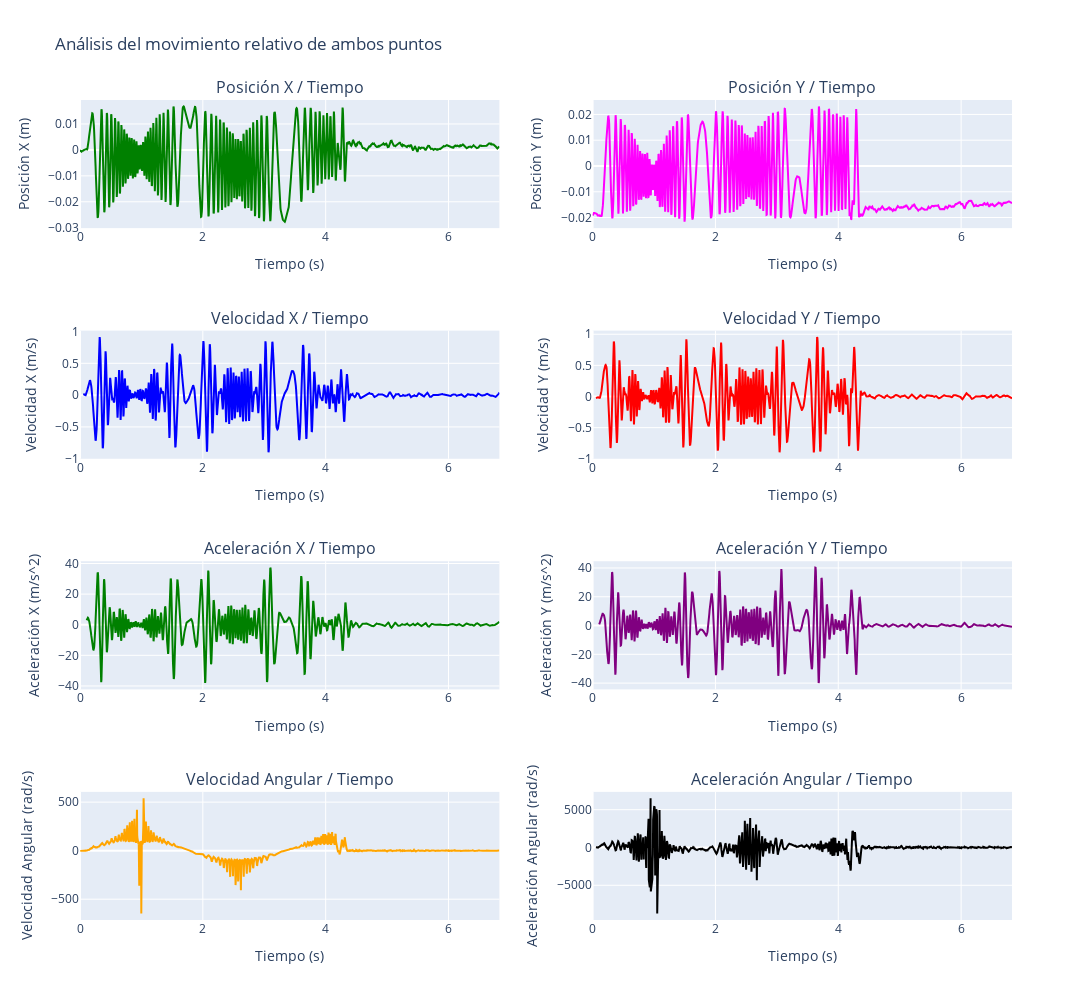

Notebook code cell kept with this figure:
### Code cell
# Elegir dataframe a graficar
dfG = dfRelativoBordeCentro
dfG_speed = dfRelativoBordeCentro_speed
dfG_acceleration = dfRelativoBordeCentro_acceleration

# Crear figura y ejes
# 3 filas, 2 columnas
fig = make_subplots(rows=4, cols=2, subplot_titles=("Posición X / Tiempo", "Posición Y / Tiempo",
                                                    "Velocidad X / Tiempo", "Velocidad Y / Tiempo",
                                                    "Aceleración X / Tiempo", "Aceleración Y / Tiempo",
                                                    "Velocidad Angular / Tiempo", "Aceleración Angular / Tiempo"))

# Grafica la posición X en funcion del tiempo
fig.update_yaxes(title_text="Posición X (m)", row=1, col=1)
fig.update_xaxes(title_text="Tiempo (s)", row=1, col=1)
fig.add_trace(go.Scatter(x=dfG['Time (sec)'], y=dfG['Relative_Position_X'], mode='lines', marker=dict(color='green')), row=1, col=1)

# Grafica la posición Y / tiempo
fig.update_yaxes(title_text="Posición Y (m)", row=1, col=2)
fig.update_xaxes(title_text="Tiempo (s)", row=1, col=2)
fig.add_trace(go.Scatter(x=dfG['Time (sec)'], y=dfG['Relative_Position_Y'], mode='lines', marker=dict(color='magenta')), row=1, col=2)

# Grafica la velocidad X / tiempo
fig.update_yaxes(title_text="Velocidad X (m/s)", row=2, col=1)
fig.update_xaxes(title_text="Tiempo (s)", row=2, col=1)
fig.add_trace(go.Scatter(x=dfG_speed['Time (sec)'], y=dfG_speed['Relative_Speed_X'], mode='lines', marker=dict(color='blue')), row=2, col=1)

# Grafica la velocidad Y / tiempo
fig.update_yaxes(title_text="Velocidad Y (m/s)", row=2, col=2)
fig.update_xaxes(title_text="Tiempo (s)", row=2, col=2)
fig.add_trace(go.Scatter(x=dfG_speed['Time (sec)'], y=dfG_speed['Relative_Speed_Y'], mode='lines', marker=dict(color='red')), row=2, col=2)

# Grafica la aceleración X / tiempo
fig.update_yaxes(title_text="Aceleración X (m/s^2)", row=3, col=1)
fig.update_xaxes(title_text="Tiempo (s)", row=3, col=1)
fig.add_trace(go.Scatter(x=dfG_acceleration['Time (sec)'], y=dfG_acceleration['Relative_Acceleration_X'], mode='lines', marker=dict(color='green')), row=3, col=1)

# Grafica la aceleración Y / tiempo
fig.update_yaxes(title_text="Aceleración Y (m/s^2)", row=3, col=2)
fig.update_xaxes(title_text="Tiempo (s)", row=3, col=2)
fig.add_trace(go.Scatter(x=dfG_acceleration['Time (sec)'], y=dfG_acceleration['Relative_Acceleration_Y'], mode='lines', marker=dict(color='purple')), row=3, col=2)

# Grafica la velocidad angular
fig.update_yaxes(title_text="Velocidad Angular (rad/s)", row=4, col=1)
fig.update_xaxes(title_text="Tiempo (s)", row=4, col=1)
fig.add_trace(go.Scatter(x=dfG['Time (sec)'], y=dfG['Relative_Angular_Velocity'], mode='lines', marker=dict(color='orange')), row=4, col=1)

#Grafica la aceleración angular
fig.update_yaxes(title_text="Aceleración Angular (rad/s)", row=4, col=2)
fig.update_xaxes(title_text="Tiempo (s)", row=4, col=2)
fig.add_trace(go.Scatter(x=dfG['Time (sec)'], y=dfG['Relative_Angular_Acceleration'], mode='lines', marker=dict(color='black')), row=4, col=2)

# Actualizar los títulos y ajustar el diseño
fig.update_layout(height=1000, width=1200, title_text="Análisis del movimiento relativo de ambos puntos", showlegend=False)

# Mostrar los gráficos
fig.show() # Si hay error acá, revisar el renderer

### Figure 1 — Plotly figure (JSON) as saved in the notebook; plotly's stock layout.template omitted (floating-point values rounded to 4 significant figures; data arrays with more than 128 entries replaced by an {"elided": "..."} marker saying what was removed)
{"data": [{"marker": {"color": "green"}, "mode": "lines", "type": "scatter", "x": {"elided": "1643 float values"}, "xaxis": "x", "y": {"elided": "1643 float values"}, "yaxis": "y"}, {"marker": {"color": "magenta"}, "mode": "lines", "type": "scatter", "x": {"elided": "1643 float values"}, "xaxis": "x2", "y": {"elided": "1643 float values"}, "yaxis": "y2"}, {"marker": {"color": "blue"}, "mode": "lines", "type": "scatter", "x": {"elided": "1643 float values"}, "xaxis": "x3", "y": {"elided": "1643 float values"}, "yaxis": "y3"}, {"marker": {"color": "red"}, "mode": "lines", "type": "scatter", "x": {"elided": "1643 float values"}, "xaxis": "x4", "y": {"elided": "1643 float values"}, "yaxis": "y4"}, {"marker": {"color": "green"}, "mode": "lines", "type": "scatter", "x": {"elided": "1643 float values"}, "xaxis": "x5", "y": {"elided": "1643 float values"}, "yaxis": "y5"}, {"marker": {"color": "purple"}, "mode": "lines", "type": "scatter", "x": {"elided": "1643 float values"}, "xaxis": "x6", "y": {"elided": "1643 float values"}, "yaxis": "y6"}, {"marker": {"color": "orange"}, "mode": "lines", "type": "scatter", "x": {"elided": "1643 float values"}, "xaxis": "x7", "y": {"elided": "1643 float values"}, "yaxis": "y7"}, {"marker": {"color": "black"}, "mode": "lines", "type": "scatter", "x": {"elided": "1643 float values"}, "xaxis": "x8", "y": {"elided": "1643 float values"}, "yaxis": "y8"}], "layout": {"annotations": [{"font": {"size": 16}, "showarrow": false, "text": "Posición X / Tiempo", "x": 0.225, "xanchor": "center", "xref": "paper", "y": 1, "yanchor": "bottom", "yref": "paper"}, {"font": {"size": 16}, "showarrow": false, "text": "Posición Y / Tiempo", "x": 0.775, "xanchor": "center", "xref": "paper", "y": 1, "yanchor": "bottom", "yref": "paper"}, {"font": {"size": 16}, "showarrow": false, "text": "Velocidad X / Tiempo", "x": 0.225, "xanchor": "center", "xref": "paper", "y": 0.7188, "yanchor": "bottom", "yref": "paper"}, {"font": {"size": 16}, "showarrow": false, "text": "Velocidad Y / Tiempo", "x": 0.775, "xanchor": "center", "xref": "paper", "y": 0.7188, "yanchor": "bottom", "yref": "paper"}, {"font": {"size": 16}, "showarrow": false, "text": "Aceleración X / Tiempo", "x": 0.225, "xanchor": "center", "xref": "paper", "y": 0.4375, "yanchor": "bottom", "yref": "paper"}, {"font": {"size": 16}, "showarrow": false, "text": "Aceleración Y / Tiempo", "x": 0.775, "xanchor": "center", "xref": "paper", "y": 0.4375, "yanchor": "bottom", "yref": "paper"}, {"font": {"size": 16}, "showarrow": false, "text": "Velocidad Angular / Tiempo", "x": 0.225, "xanchor": "center", "xref": "paper", "y": 0.1562, "yanchor": "bottom", "yref": "paper"}, {"font": {"size": 16}, "showarrow": false, "text": "Aceleración Angular / Tiempo", "x": 0.775, "xanchor": "center", "xref": "paper", "y": 0.1562, "yanchor": "bottom", "yref": "paper"}], "height": 1000, "showlegend": false, "title": {"text": "Análisis del movimiento relativo de ambos puntos"}, "width": 1200, "xaxis": {"anchor": "y", "domain": [0, 0.45], "title": {"text": "Tiempo (s)"}}, "xaxis2": {"anchor": "y2", "domain": [0.55, 1], "title": {"text": "Tiempo (s)"}}, "xaxis3": {"anchor": "y3", "domain": [0, 0.45], "title": {"text": "Tiempo (s)"}}, "xaxis4": {"anchor": "y4", "domain": [0.55, 1], "title": {"text": "Tiempo (s)"}}, "xaxis5": {"anchor": "y5", "domain": [0, 0.45], "title": {"text": "Tiempo (s)"}}, "xaxis6": {"anchor": "y6", "domain": [0.55, 1], "title": {"text": "Tiempo (s)"}}, "xaxis7": {"anchor": "y7", "domain": [0, 0.45], "title": {"text": "Tiempo (s)"}}, "xaxis8": {"anchor": "y8", "domain": [0.55, 1], "title": {"text": "Tiempo (s)"}}, "yaxis": {"anchor": "x", "domain": [0.8438, 1], "title": {"text": "Posición X (m)"}}, "yaxis2": {"anchor": "x2", "domain": [0.8438, 1], "title": {"text": "Posición Y (m)"}}, "yaxis3": {"anchor": "x3", "domain": [0.5625, 0.7188], "title": {"text": "Velocidad X (m/s)"}}, "yaxis4": {"anchor": "x4", "domain": [0.5625, 0.7188], "title": {"text": "Velocidad Y (m/s)"}}, "yaxis5": {"anchor": "x5", "domain": [0.2812, 0.4375], "title": {"text": "Aceleración X (m/s^2)"}}, "yaxis6": {"anchor": "x6", "domain": [0.2812, 0.4375], "title": {"text": "Aceleración Y (m/s^2)"}}, "yaxis7": {"anchor": "x7", "domain": [0, 0.1562], "title": {"text": "Velocidad Angular (rad/s)"}}, "yaxis8": {"anchor": "x8", "domain": [0, 0.1562], "title": {"text": "Aceleración Angular (rad/s)"}}}}
